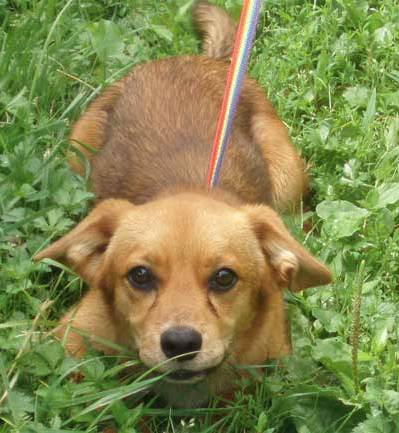
#> input picture notebooks/dog.jpg, 399 x 433 px, given in place of dog.1001.jpg, which was not available
$ jupyter execute --allow-errors Image_preprocessing.ipynb   (shell and % lines are left out)   (text cells are left out)
#> lines starting #> are read from the running program, lines starting #| are printed output that depends on the picture; pictures that were not available may be replaced by others from this repository, and a replacement may not be noted
[cell 1]
from google.colab import files
x = files.upload()
#> the answer given: dog.jpg

[cell 2]
import PIL
print('Pillow Version:', PIL.__version__)

[cell 3]
# load and show an image with Pillow
from PIL import Image
# load the image
image = Image.open('train/dogs/dog.1001.jpg')
#> image is the input picture: PIL image 399x433 RGB; mean R, G, B 131.5, 136.4, 78.3

[cell 4]
# summarize some details about the image
print(image.format)
#| JPEG
print(image.mode)
#| RGB
print(image.size)
#| (399, 433)

[cell 5]
# Load one image
from matplotlib.pyplot import imshow
import numpy as np

print(np.asarray(image).shape)
#| (433, 399, 3)
imshow(np.asarray(image))

[cell 6]
# Show color bar
import matplotlib.pyplot as plt
image = Image.open('train/dogs/dog.1001.jpg')
plt.imshow(np.asarray(image))
plt.colorbar()
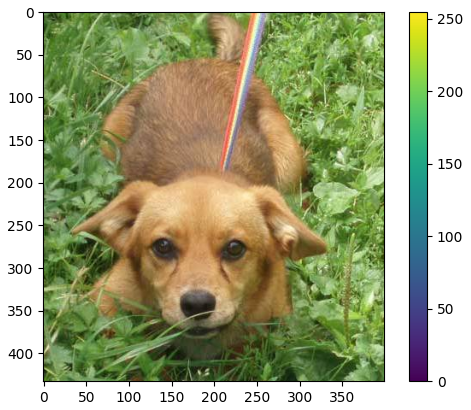
#> figure drawn by matplotlib, 2 panels

[cell 7]
# Convert to grayscale
image = Image.open('train/dogs/dog.1001.jpg')
gs_image = image.convert(mode='L')
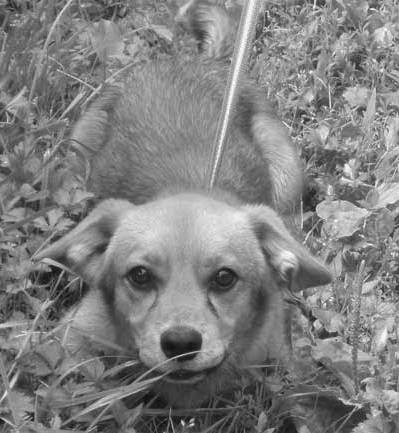
#> gs_image: PIL image 399x433 L; min 11, max 251, mean 128.3
imshow(np.asarray(gs_image), cmap='gray')

[cell 8]
# Create a thumbnail and "preserve aspect ratio"
image = Image.open('train/dogs/dog.1001.jpg')
image.thumbnail((100,100))
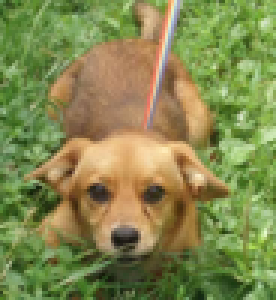
#> image: PIL image 92x100 RGB (shown 3 times larger); mean R, G, B 131.6, 136.5, 78.5
print(image.size)
#| (92, 100)
imshow(np.asarray(image))

[cell 9]
# Resize and "ignore original aspect ratio"
image = Image.open('train/dogs/dog.1001.jpg')
img_resized = image.resize((200,200))
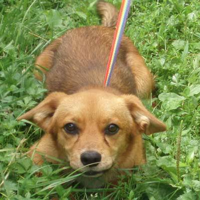
#> img_resized: PIL image 200x200 RGB; mean R, G, B 131.5, 136.4, 78.3
print(img_resized.size)
#| (200, 200)
imshow(np.asarray(img_resized))

[cell 10]
# Horizontal flip
image = Image.open('train/dogs/dog.1001.jpg')
imshow(image.transpose(Image.FLIP_LEFT_RIGHT))
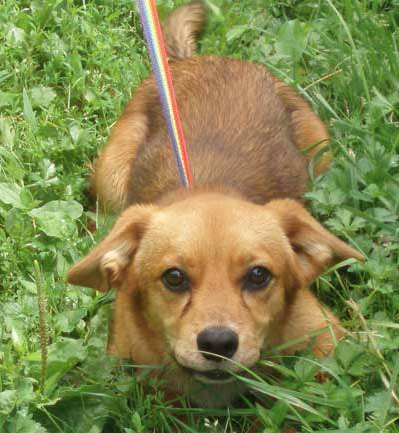
#> shown: shape (433, 399, 3); mean R, G, B 131.5, 136.4, 78.3

[cell 11]
# Rotate
image = Image.open('train/dogs/dog.1001.jpg')
imshow(image.rotate(45))
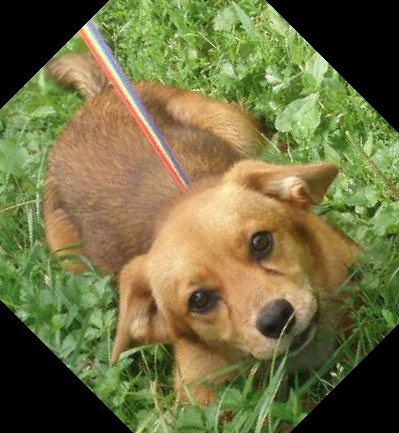
#> shown: shape (433, 399, 3); mean R, G, B 113.1, 112, 66.2

[cell 12]
# Crop
image = Image.open('train/dogs/dog.1001.jpg')
cropped = image.crop((100, 100, 300, 300))
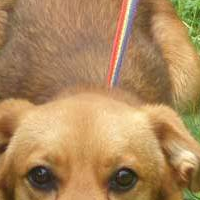
#> cropped: PIL image 200x200 RGB; mean R, G, B 173.9, 136.9, 92.8
imshow(cropped)

[cell 13]
# Load all images in a directory
from os import listdir
from matplotlib import image

loaded_images = list()
for filename in listdir('train/cats/'):
	img_data = image.imread('train/cats/' + filename)
	loaded_images.append(img_data)
	print('> loaded %s %s' % (filename, img_data.shape))
#| > loaded dog.jpg (433, 399, 3)
